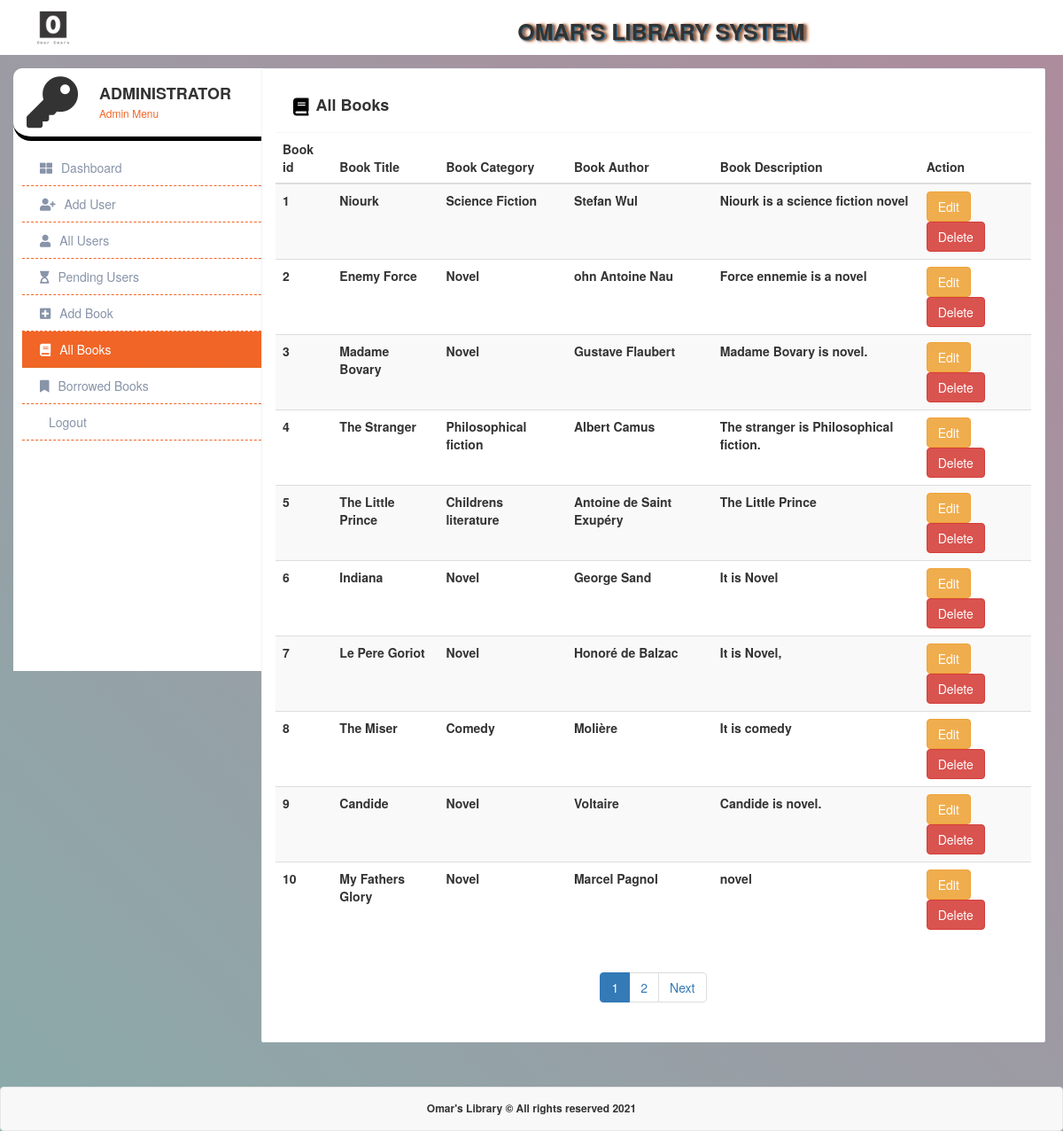
/admin-dashboard.php?menu=all-books (signed in), run on the app's committed database.
### tables this page shows
CREATE TABLE `book` (
  `book_id` int(11) NOT NULL,
  `book_title` varchar(50) NOT NULL,
  `book_description` varchar(200) NOT NULL,
  `book_category` varchar(50) NOT NULL,
  `book_author` varchar(60) NOT NULL,
  `date_publish` varchar(25) NOT NULL,
  `time_period` int(11) NOT NULL
);

### includes/inc.all-books.php (the view)
<div class="dashboard-caption col-lg-9 col-md-4">
<?php $res_list = AllBooks($conn); ?>
 <div class="dashboard-caption-header">
                <h4><i class="fa fa-book" aria-hidden="true"></i>All Books</h4>
            </div>
                    <div class="table-responsive mb-0" data-pattern="priority-columns">
                        <table id="tech-companies-1" class="table table-striped">
                            <thead>
                                <tr>
                                    <th>Book id</th>
                                    <th data-priority="3">Book Title</th>
                                    <th data-priority="3">Book Category</th>
                                    <th data-priority="3">Book Author</th>
                                    <th data-priority="3">Book Description</th>
                                    <th data-priority="6">Action</th>
                                </tr>
                                </thead>
                                <tbody>
                                    <?php
                                        foreach ($res_list[0] as $res) {
                                            echo '
                                                <tr>
                                                    <th><span>'.$res['book_id'].'</span></th>
                                                    <th><span>'.$res['book_title'].'</span></th>
                                                      <th><span>'.$res['book_category'].'</span></th>
                                                      <th><span>'.$res['book_author'].'</span></th>
                                                      <th><span>'.$res['book_description'].'</span></th>
                                                    <td>
                                                        <a href="admin-dashboard.php?menu=edit-book&id='.$res['book_id'].'" class="btn btn-warning">Edit</a>
                                                        <a href="admin-dashboard.php?menu=delete-book&id='.$res['book_id'].'" class="btn btn-danger">Delete</a>
                                                    </td>
                                                </tr>
                                            ';
                                        }
                                    ?>
                            </tbody>
                        </table>
                    </div>
<div class="text-center">
    <?php echo $res_list[1]; ?>
    </div>
</div>
                </div>

### admin-dashboard.php (shortened to what this page needs)
<!DOCTYPE html>
<?php include 'config.php';?>
<html lang="eng">
<head>
  <link rel="stylesheet" type="text/css" href="css/bootstrap.css" />
  <link rel="stylesheet" type="text/css" href="css/style.css">
  <link rel="stylesheet" href="https://pro.fontawesome.com/releases/v5.10.0/css/all.css" />
</head>
<body style="background-color:#d3d3d3;">
  <section class="navheader">
    <div class="container">
      <div class="row">
        <div class="col-lg-3 col-xs-2">
          <img src="images/logo.png" width="60px" height="60px" />
        </div>
        <div class="col-lg-9 col-xs-10">
          <div class="h1wrap">
            <h1 class="text-center">Omar's Library System</h1>
          </div>
        </div>
      </div>
    </div>
  </section>
  <section class="dashboard-wrap">
    <div class="container-fluid">
      <div class="row">
        <?php include("includes/inc.admin-sidebar.php"); ?>
        <?php
					if(isset($_GET['menu'])){
								$menu=$_GET['menu'];
								include("includes/inc.".$menu.".php");
							}else{
								include("includes/inc.admin-dashboard.php");
							}
						?>
      </div>
  </section>
  <nav class="navbar text-center navbar-default">
    <label class="copyright">Omar's Library &copy; All rights reserved 2021</label>
  </nav>
</body>
</html>

### includes/inc.admin-sidebar.php
<div class="col-lg-3 col-md-4">
	<div class="side-dashboard">
		<div class="dashboard-avatar">
			<div class="dashboard-avatar-thumb">
				<i class="fa fa-key" aria-hidden="true"></i>
			</div>
			<div class="dashboard-avatar-text">
					<?php $user = getAdminInfoByid($conn, $_SESSION['admin_id']);
						echo "<h4>".$user['firstname']."</h4>";
					?>
					<p style="text-transform:none;">Admin Menu</p>
			</div>
		</div>
		<?php
			if(isset($_GET['menu'])){
				$menu=$_GET['menu'];
			}
			?>
		<div class="dashboard-menu">
			<ul>
				<li class="<?php if($menu=='dashboard'){ echo "active"; } ?>"><a href="admin-dashboard.php?menu=dashboard"><i class="fas fa-th-large"></i>Dashboard</a></li>
				<li class="<?php if($menu=='add-user'){ echo "active"; } ?>"><a href="admin-dashboard.php?menu=add-user"><i class="fa fa-user-plus" aria-hidden="true" style="margin-right: 10px;"></i>Add User</a></li>
				<li class="<?php if($menu=='all-users'){ echo "active"; } ?>"><a href="admin-dashboard.php?menu=all-users"><i class="fa fa-user" aria-hidden="true"></i>All Users</a></li>
				<li class="<?php if($menu=='pending-users'){ echo "active"; } ?>"><a href="admin-dashboard.php?menu=pending-users"><i class="fa fa-hourglass-start" aria-hidden="true"></i>Pending Users</a></li>
				<li class="<?php if($menu=='add-book'){ echo "active"; } ?>"><a href="admin-dashboard.php?menu=add-book"><i class="fa fa-plus-square" aria-hidden="true"></i>Add Book</a></li>
				<li class="<?php if($menu=='all-books'){ echo "active"; } ?>"><a href="admin-dashboard.php?menu=all-books"><i class="fa fa-book" aria-hidden="true"></i>All Books</a></li>
				<li class="<?php if($menu=='borrowed-books'){ echo "active"; } ?>"><a href="admin-dashboard.php?menu=borrowed-books"><i class="fa fa-bookmark" aria-hidden="true"></i>Borrowed Books</a></li>
				<li class="<?php if($menu=='logout.php'){ echo "active"; } ?>"><a href="./logout.php"><i class="fa fa-sign-out" aria-hidden="true"></i>Logout</a></li>
			</ul>
		</div>
	</div>
</div>

### functions/main.php (shortened to what this page needs)
<?php
function getAdminInfoByid($conn, $adminid){
		$sql = mysqli_query($conn, "SELECT * FROM admin WHERE admin_id='$adminid'");
		$rw = mysqli_fetch_array($sql);
		return $rw;
}
function AllBooks($conn){
    $results_per_page = 10;
    $query = "SELECT * FROM book";
    $result = mysqli_query($conn, $query);
    $number_of_result = mysqli_num_rows($result);
    $number_of_page = ceil ($number_of_result / $results_per_page);
    if (!isset ($_GET['page']) ) {
        $page = 1;
    } else {
        $page = $_GET['page'];
    }
    $page_first_result = ($page-1) * $results_per_page;
    $query = "SELECT * FROM book LIMIT " . $page_first_result . ',' . $results_per_page;
    $result = mysqli_query($conn, $query);
    $pagination .= '<ul class="pagination">';
    for($i = 1; $i<= $number_of_page; $i++) {
    	  if ($i == $page) {
    	  	   $pagination .= '<li class="active"><a href = "admin-dashboard.php?menu=all-books&page=' . $i . '">' . $i . ' </a></li>';
    	  	}else{
    	  		 $pagination .= '<li><a href = "admin-dashboard.php?menu=all-books&page=' . $i . '">' . $i . ' </a></li>';
    	  	}
    }
     if($page<$number_of_page){
             $pagination .= "<li><a href='admin-dashboard.php?menu=all-books&page=".($page+1)."'>  Next </a></li>";
        }
     $pagination .= '</ul>';
    return array($result, $pagination);
}
?>

### css/style.css (style rules this page uses)
body { background-image: linear-gradient(45deg, #8baaaa 0%, #ae8b9c 100%); }
.navheader { background: #fff; position: fixed; top: 0; left: 0; width: 100%; z-index: 2; }
.navheader h1 { text-transform: uppercase; font-size: 25px; font-weight: 700; text-shadow: 1px 1px 1px #2274a5, 2px 1px 2px #f75c03, 3px 1px 3px #2274a5, 4px 1px 4px #f75c03; }
.h1wrap { padding: 2px 0px; }
.dashboard-wrap { padding-bottom: 50px; min-height: 100vh; padding-right: 20px; margin-top: 57px; }
.navbar-default { margin-bottom: 0; text-align: center !important; }
.side-dashboard { width: 300px; border-top-left-radius: 10px; border-top-right-radius: 10px; background: #fff; padding: 2rem 0; padding-top: 3px; padding-right: 0px; padding-bottom: 2rem; padding-left: 0px; margin-top: 20px; min-height: 85vh; position: fixed; }
.dashboard-avatar { width: 100%; padding-top: 6px; padding-right: 10px; padding-bottom: 10px; padding-left: 10px; text-align: left; border-bottom: 5px solid black; border-radius: 20px; margin-bottom: 10px; }
.dashboard-avatar-thumb { display: inline; }
.dashboard-avatar-thumb i { font-size: 58px; margin-left: 5px; }
.dashboard-avatar-text { display: inline-block; vertical-align: top; margin-left: 20px; }
.dashboard-avatar-text p { text-transform: lowercase; font-size: 12px; color: rgb(241 101 38); margin-bottom: 0px; }
.dashboard-avatar-text h4 { font-size: 18px; text-transform: uppercase; font-weight: bold; margin-bottom: 3px; }
.dashboard-menu ul { padding-left: 10px; padding-right: 10px; }
.dashboard-menu ul li { list-style: none; padding: 0; margin: 0; }
.dashboard-menu ul li i { margin-right: 10px; }
.dashboard-menu ul li a { color: #8894a9; width: 100%; display: inline-block; padding: 1rem 0 1rem 2rem; border-bottom: 1px dashed #f16627; }
.dashboard-menu ul li.active a { background: rgb(241 101 38); color: #fff; border-color: rgba(17, 183, 25, 0.1); }
.dashboard-caption-header { display: flex; flex-wrap: wrap; align-items: center; padding: 2rem; border-bottom: 1px solid #f3f5f9; }
.dashboard-caption { background: #fff; border-radius: 2px; border: 1px solid #eef2fd; margin-top: 20px; padding-bottom: 20px; }
.dashboard-caption-header h4 { flex: 1; font-size: 18px; font-weight: bold; margin-bottom: 0; }
.dashboard-caption-header h4 i { margin-right: 8px; color: black; font-size: 20px; position: relative; top: 3px; }
.copyright { font-size: 12px; margin-top: 15px; }
.table tr { line-height: 15px; min-height: 15px; height: 15px; }

### data on the page
book: book_id "1", book_title "Niourk", book_category "Science Fiction", book_author "Stefan Wul", book_description "Niourk is a science fiction novel"
book: book_id "2", book_title "Enemy Force", book_category "Novel", book_author "ohn Antoine Nau", book_description "Force ennemie is a novel"
book: book_id "3", book_title "Madame Bovary", book_category "Novel", book_author "Gustave Flaubert", book_description "Madame Bovary is novel."
book: book_id "4", book_title "The Stranger", book_category "Philosophical fiction", book_author "Albert Camus", book_description "The stranger is Philosophical fiction."
book: book_id "5", book_title "The Little Prince", book_category "Childrens literature", book_author "Antoine de Saint Exupéry", book_description "The Little Prince"
book: book_id "6", book_title "Indiana", book_category "Novel", book_author "George Sand", book_description "It is Novel"
book: book_id "7", book_title "Le Pere Goriot", book_category "Novel", book_author "Honoré de Balzac", book_description "It is Novel,"
book: book_id "8", book_title "The Miser", book_category "Comedy", book_author "Molière", book_description "It is comedy"
book: book_id "9", book_title "Candide", book_category "Novel", book_author "Voltaire", book_description "Candide is novel."
book: book_id "10", book_title "My Fathers Glory", book_category "Novel", book_author "Marcel Pagnol", book_description "novel"

### other printed values
$user['firstname'] "ADMINISTRATOR"
